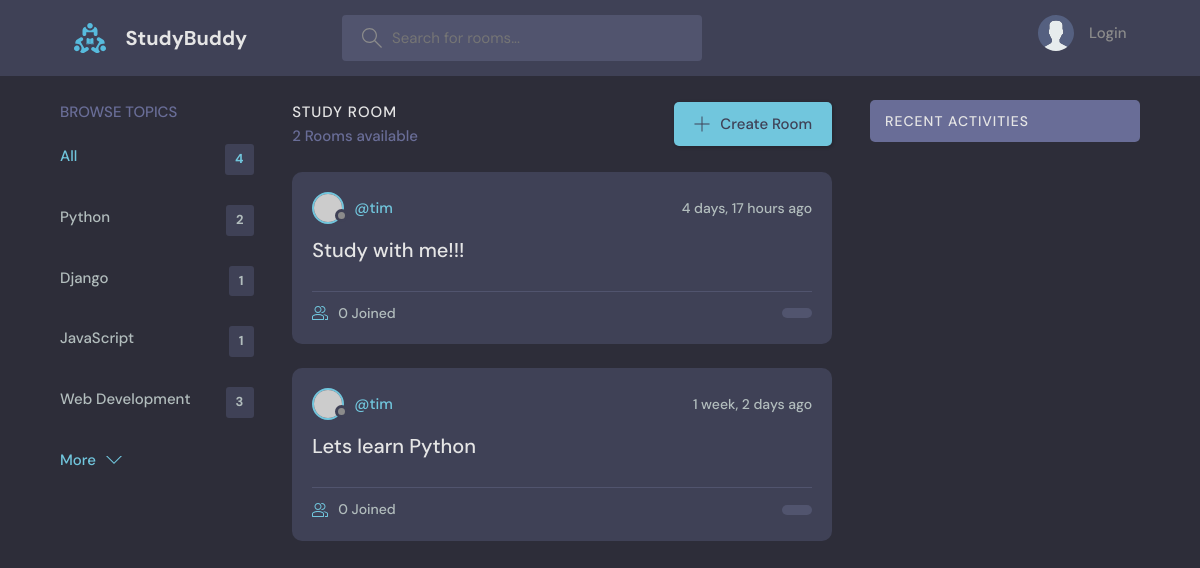
/?q=Python, run on an earlier commit of the app's database.
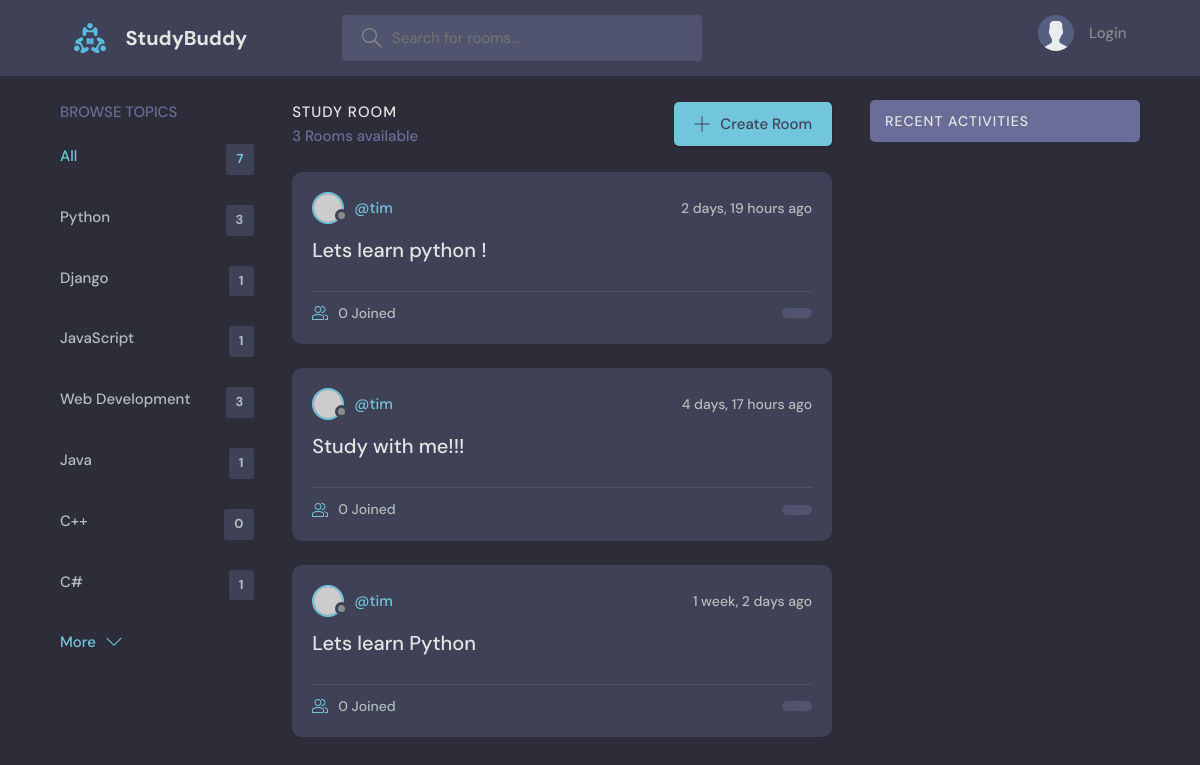
And on a later commit of the database.
### base/models.py (models this page shows, shortened)
class Topic(models.Model):
    name = models.CharField(max_length = 200)

class Room(models.Model):
    host = models.ForeignKey(User, on_delete = models.SET_NULL, null = True)
    topic = models.ForeignKey(Topic, on_delete = models.SET_NULL, null = True)
    name = models.CharField(max_length = 200)
    description = models.TextField(null = True, blank = True)
    participants = models.ManyToManyField(User, related_name='participants', blank=True)
    updated = models.DateTimeField(auto_now = True)
    created = models.DateTimeField(auto_now_add = True)
    class Meta:
        ordering = ['-updated', '-created']

### base/views.py (the view)
# urls.py: path('', views.home, name="home"),
def home(request):
    q = request.GET.get('q') if request.GET.get('q') != None else ''
    rooms = Room.objects.filter(
        Q(topic__name__icontains = q) |
        Q(name__icontains=q) |
        Q(description__icontains=q)
        )
    topics = Topic.objects.all()
    room_count = rooms.count()
    room_messages =Message.objects.filter(Q(room__topic__name__icontains=q))
    context = {'rooms': rooms, 'topics' :topics, 'room_count' : room_count, 'room_messages': room_messages}
    return render(request, 'base/home.html', context)

### base/templates/base/home.html (shortened to what this page needs)
{% extends 'main.html' %}
{% block content %}
<main class="layout layout--3">
  <div class="container">
    {% include 'base/topics_component.html' %}
    <div class="roomList">
      <div class="roomList__header">
        <div>
          <h2>Study Room</h2>
          <p>{{room_count}} Rooms available</p>
        </div>
        <a class="btn btn--main" href="{% url 'create-room' %}">
          <svg version="1.1" xmlns="http://www.w3.org/2000/svg" width="32" height="32" viewBox="0 0 32 32">
            <title>add</title>
            <path
              d="M16.943 0.943h-1.885v14.115h-14.115v1.885h14.115v14.115h1.885v-14.115h14.115v-1.885h-14.115v-14.115z">
            </path>
          </svg>
          Create Room
        </a>
      </div>
    {% include 'base/feed_component.html' %}
    </div>
    {% include 'base/activity_component.html' %}
  </div>
</main>
{% endblock content %}

### base/templates/base/topics_component.html
<div class="topics">
  <div class="topics__header">
    <h2>Browse Topics</h2>
  </div>
  <ul class="topics__list">
    <li>
      <a href="{% url 'home' %}" class="active">All <span>{{topics.count}}</span></a>
    </li>
    {% for topic in topics %}
    <li>
      <a href="{% url 'home' %}?q={{topic.name}}">{{topic.name}}<span>{{topic.room_set.all.count}}</span></a>
    </li>
    {% endfor %}
  </ul>
  <a class="btn btn--link" href="topics.html">
    More
    <svg version="1.1" xmlns="http://www.w3.org/2000/svg" width="32" height="32" viewBox="0 0 32 32">
      <title>chevron-down</title>
      <path d="M16 21l-13-13h-3l16 16 16-16h-3l-13 13z"></path>
    </svg>
  </a>
</div>

### base/templates/base/feed_component.html (shortened to what this page needs)
{% for room in rooms %}
<div class="roomListRoom">
  <div class="roomListRoom__header">
    <a href="{% url 'user-profile' room.host.id %}" class="roomListRoom__author">
      <div class="avatar avatar--small">
        <img src="https://randomuser.me/api/portraits/women/11.jpg" />
      </div>
      <span>@{{room.host.username}}</span>
    </a>
    <div class="roomListRoom__actions">
      <span>{{room.created|timesince}} ago</span>
    </div>
  </div>
  <div class="roomListRoom__content">
    <a href="{% url 'room' room.id %}">{{room.name}}</a>
  </div>
  <div class="roomListRoom__meta">
    <a href="{% url 'room' room.id %}" class="roomListRoom__joined">
      {{room.participants.all.count}} Joined
    </a>
    <p class="roomListRoom__topic">{{ro}}</p>
  </div>
</div>
{% endfor %}

What changed in the data, as far as the page shows it:
computed for Topic "Python": room_set.all.count "2" → "3"
added Topic: name "Java", room_set.all.count "1"
added Topic: name "C++", room_set.all.count "0"
added Topic: name "C#", room_set.all.count "1"
added Room: host.username "tim", created "2 days, 19 hours", name "Lets learn python !", participants.all.count "0"
Also different on the page:
{{ topics.count }}: "4" → "7"
{{ room_count }}: "2" → "3"
